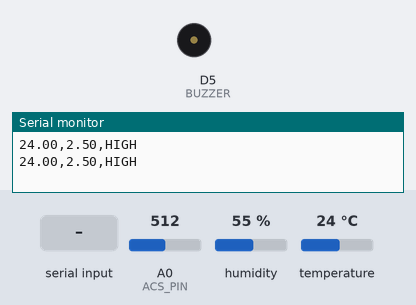
Recording of a sketch running on a simulated ESP8266 (NodeMCU). On the bench: buzzer (waves = sounding, pin HIGH), the last lines printed to the serial monitor. The test bench sets the inputs (shaded band); at power-on: A0 (ACS_PIN) = 512, humidity 55 %, temperature 24 °C.

Above: at 2.8 s.
2.9 s: "1" received over Serial
At 5.1 s:
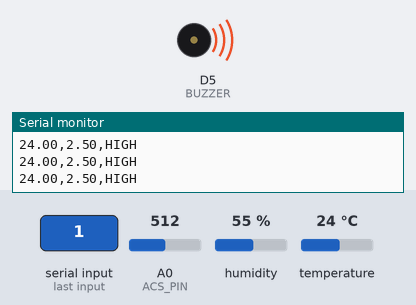
5.6 s: A0 (ACS_PIN) set to 420
8.3 s: A0 (ACS_PIN) set to 401
13.6 s: "0" received over Serial
At 14.6 s:
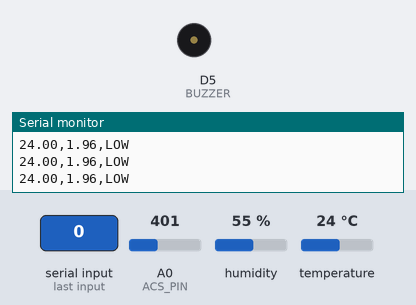
Timing chart, 0 to 16.6 s (numbered marks = the images above; inputs shaded):
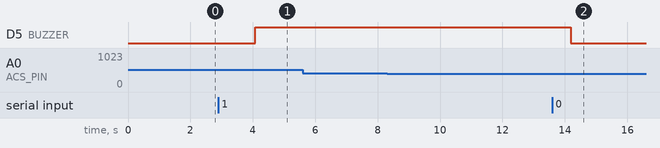

Measured:
- after the input at 2.9 s, D5 (BUZZER): LOW → HIGH after 1.2 s
- after the input at 13.6 s, D5 (BUZZER): HIGH → LOW after 0.59 s

The sketch:

sensors_ide.ino
```cpp
#include <DHT.h>

#define DHTPIN D3
#define DHTTYPE DHT11
#define ACS_PIN A0
#define BUZZER D5

DHT dht(DHTPIN, DHTTYPE);

// 🔥 Thresholds (only for labeling, NOT buzzer)
float tempThreshold = 35.0;
float lowRiskMin = 1.0;
float highRiskMin = 2.0;

void setup() {
  Serial.begin(9600);
  dht.begin();
  pinMode(BUZZER, OUTPUT);
  digitalWrite(BUZZER, LOW);
}

void loop() {

  // 🌡️ Read temperature
  float temp = dht.readTemperature();
  if (isnan(temp)) temp = 25.0;

  // 🔌 Read current
  int adcValue = analogRead(ACS_PIN);
  float voltage = adcValue * (1.0 / 1023.0);
  float current = voltage * 5.0;

  // 📊 STATUS (for dataset only)
  String status;

  if (current > highRiskMin) {
    status = "HIGH";
  }
  else if (current >= lowRiskMin) {
    status = "LOW";
  }
  else {
    status = "NORMAL";
  }

  // 🔥 🔴 ML-BASED BUZZER CONTROL (FROM PYTHON)
  if (Serial.available()) {
    char signal = Serial.read();

    if (signal == '1') {
      digitalWrite(BUZZER, HIGH);  // ML says anomaly
    }
    else if (signal == '0') {
      digitalWrite(BUZZER, LOW);   // ML says normal
    }
  }

  // 📊 SEND DATA TO PYTHON
  Serial.print(temp);
  Serial.print(",");
  Serial.print(current);
  Serial.print(",");
  Serial.println(status);

  delay(2000);
}
```
